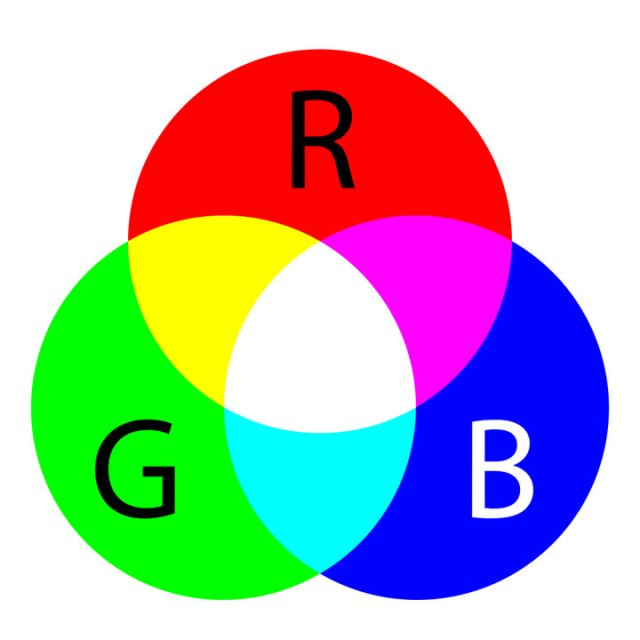
//> input picture data/RGB.jpg, 640 x 640 px
$ ./main   (built with g++ and OpenCV 4)
//> lines starting //> are read from the running program, lines starting //| are printed output that depends on the picture; after the words box and inside, x2 and y2 are one past the last pixel; in counts of white or black regions, pixels touching at a corner belong together
/**
 * @file main.cpp
 * @brief Image thresholding comparison: fixed vs Otsu vs adaptive methods
 * @author José Miguel Guerrero Hernández
 *
 * @note Thresholding converts grayscale images to binary images.
 *          This example compares different thresholding methods:
 *
 *          Fixed threshold methods (require manual threshold selection):
 *            - THRESH_BINARY:     pixel > thresh ? maxval : 0
 *            - THRESH_BINARY_INV: pixel > thresh ? 0 : maxval
 *            - THRESH_TRUNC:      pixel > thresh ? thresh : pixel
 *            - THRESH_TOZERO:     pixel > thresh ? pixel : 0
 *            - THRESH_TOZERO_INV: pixel > thresh ? 0 : pixel
 *
 *          Automatic threshold methods:
 *            - THRESH_OTSU: Calculates optimal threshold by minimizing
 *              intra-class variance (assumes bimodal histogram)
 *            - THRESH_TRIANGLE: Uses triangle algorithm (good for
 *              unimodal histograms with a tail)
 *
 *          Note: THRESH_OTSU and THRESH_TRIANGLE are flags that can be
 *          combined with THRESH_BINARY or THRESH_BINARY_INV using OR (|).
 *          The threshold value passed is ignored; the computed value is returned.
 */

#include <cstdlib>
#include <opencv2/highgui.hpp>
#include <opencv2/imgproc.hpp>
#include <string>
#include <vector>
#include <iostream>

/**
 * @brief Applies threshold and adds text label with threshold value
 * @param src Source grayscale image
 * @param thresh Threshold value (ignored for OTSU/TRIANGLE)
 * @param type Threshold type flag
 * @param label Text label to display
 * @return Thresholded image with label and BGR format for display
 */
cv::Mat applyThreshold(const cv::Mat & src, double thresh, int type, const std::string & label)
{
  cv::Mat dst;
  double computed = cv::threshold(src, dst, thresh, 255, type);

  // Convert to BGR for colored text on binary image
  cv::cvtColor(dst, dst, cv::COLOR_GRAY2BGR);

  // Display method name and threshold value
  // Cast to int for cleaner display (e.g., "127" instead of "127.000000")
  std::string text = label + " (T=" + std::to_string(static_cast<int>(computed)) + ")";
  cv::putText(dst, text, cv::Point(10, 25),
              cv::FONT_HERSHEY_SIMPLEX, 0.6, cv::Scalar(0, 255, 0), 2);

  return dst;
}

int main(int argc, char ** argv)
{
  // Load input image
  const std::string image_path = argc >= 2 ? argv[1] : "RGB.jpg";
  cv::Mat src = cv::imread(cv::samples::findFile(image_path), cv::IMREAD_COLOR);
//> src is the input picture: 640 rows x 640 cols, CV_8UC3; mean B, G, R 178.6, 179.1, 178.6

  if (src.empty()) {
    std::cerr << "Error: Could not open or find the image!" << std::endl;
    std::cerr << "Path: " << image_path << std::endl;
    std::cerr << "Usage: " << argv[0] << " <Input image>" << std::endl;
    return EXIT_FAILURE;
  }

  // ========================================
  // Preprocessing
  // ========================================

  // Convert to grayscale (thresholding requires single-channel image)
  cv::Mat gray;
  cv::cvtColor(src, gray, cv::COLOR_BGR2GRAY);
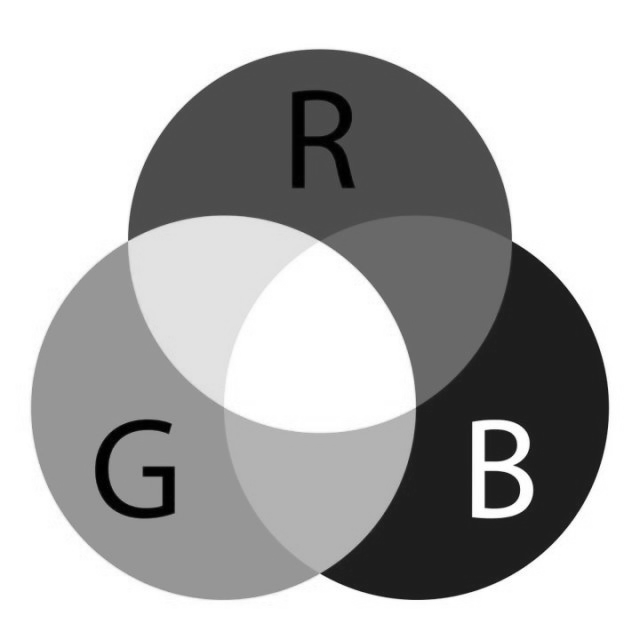
//> gray: 640 rows x 640 cols, CV_8UC1; min 0, max 255, mean 178.9

  // ========================================
  // Apply Different Thresholding Methods
  // ========================================

  // Fixed threshold value for manual methods
  const int FIXED_THRESH = 127;

  // Apply different thresholding methods
  // Fixed threshold methods (all use the same threshold value: 127)
  cv::Mat binary = applyThreshold(gray, FIXED_THRESH, cv::THRESH_BINARY, "BINARY");
//> in applyThreshold, `double computed = cv::threshold(src, dst, thresh, 255, type);`: dst: 640 rows x 640 cols, CV_8UC1; 70.3% white; 4 black regions, box (x1, y1, x2, y2) and area: (128, 50, 609, 600) 116523, (95, 419, 175, 519) 3202, (485, 471, 520, 508) 1137, (485, 429, 517, 461) 895
  cv::Mat binary_inv = applyThreshold(gray, FIXED_THRESH, cv::THRESH_BINARY_INV, "BINARY_INV");
  cv::Mat trunc = applyThreshold(gray, FIXED_THRESH, cv::THRESH_TRUNC, "TRUNC");
//> call 3 of applyThreshold, with thresh = 127, type = 2, label = "TRUNC"
//> in applyThreshold (call 3), `cv::putText(dst, text, cv::Point(10, 25), cv::FONT_HERSHEY_SIMPLEX, 0...`:
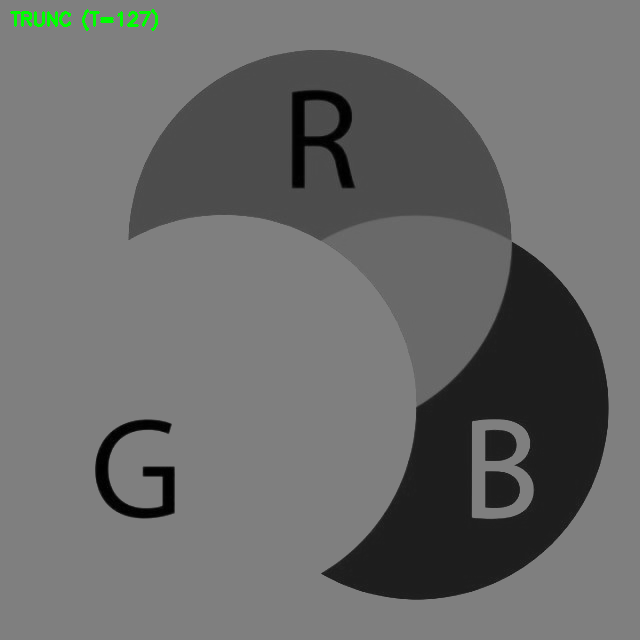
//> dst: 640 rows x 640 cols, CV_8UC3; mean B, G, R 106.6, 107.2, 106.6
  cv::Mat to_zero = applyThreshold(gray, FIXED_THRESH, cv::THRESH_TOZERO, "TOZERO");
//> in applyThreshold (call 4), `cv::putText(dst, text, cv::Point(10, 25), cv::FONT_HERSHEY_SIMPLEX, 0...`: dst: 640 rows x 640 cols, CV_8UC3; mean B, G, R 160.6, 161.3, 160.6
  cv::Mat to_zero_inv = applyThreshold(gray, FIXED_THRESH, cv::THRESH_TOZERO_INV, "TOZERO_INV");
//> in applyThreshold (call 5), `cv::putText(dst, text, cv::Point(10, 25), cv::FONT_HERSHEY_SIMPLEX, 0...`:
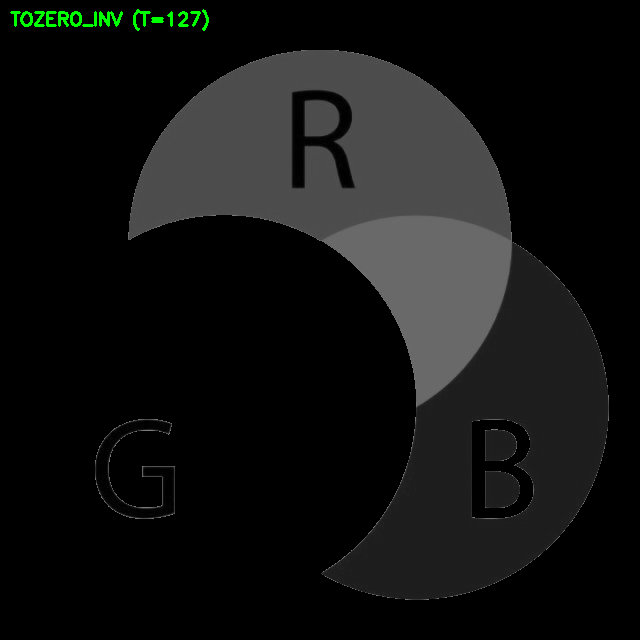
//> dst: 640 rows x 640 cols, CV_8UC3; mean B, G, R 17.6, 18.5, 17.6

  // Automatic threshold methods (threshold value is computed automatically)
  // OTSU: Best for bimodal histograms (two distinct peaks)
  cv::Mat otsu = applyThreshold(gray, 0, cv::THRESH_BINARY | cv::THRESH_OTSU, "OTSU");
//> in applyThreshold (call 6), `double computed = cv::threshold(src, dst, thresh, 255, type);`: dst: 640 rows x 640 cols, CV_8UC1; 58.4% white; 4 black regions, box (x1, y1, x2, y2) and area: (128, 49, 609, 600) 117210, (32, 242, 319, 600) 51267, (485, 471, 520, 509) 1160, (485, 429, 517, 462) 923
//> in applyThreshold (call 6), `cv::putText(dst, text, cv::Point(10, 25), cv::FONT_HERSHEY_SIMPLEX, 0...`: dst: 640 rows x 640 cols, CV_8UC3; mean B, G, R 148.2, 148.8, 148.2

  // TRIANGLE: Best for unimodal histograms with tail
  cv::Mat triangle = applyThreshold(gray, 0, cv::THRESH_BINARY | cv::THRESH_TRIANGLE, "TRIANGLE");
//> in applyThreshold (call 7), `double computed = cv::threshold(src, dst, thresh, 255, type);`: dst: 640 rows x 640 cols, CV_8UC1; 47.6% white; 8 white regions (5 under 20 px), largest, box (x1, y1, x2, y2) and area: (0, 0, 640, 640) 167587, (225, 243, 415, 431) 24933, (473, 421, 532, 517) 2311
//> in applyThreshold (call 7), `cv::putText(dst, text, cv::Point(10, 25), cv::FONT_HERSHEY_SIMPLEX, 0...`:
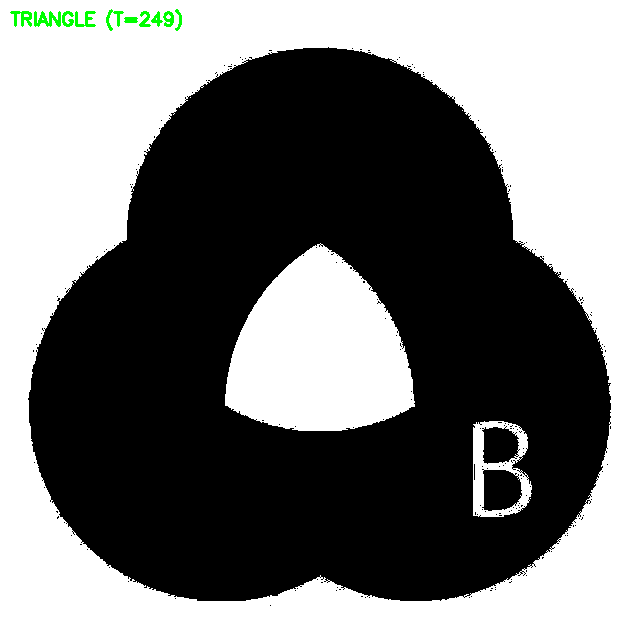
//> dst: 640 rows x 640 cols, CV_8UC3; mean B, G, R 120.5, 121.3, 120.5

  // ========================================
  // Visualization: Create Comparison Grid
  // ========================================

  // Create labeled original image for grid
  cv::Mat original_bgr;
  cv::resize(src, original_bgr, gray.size());
  cv::putText(original_bgr, "ORIGINAL", cv::Point(10, 25),
              cv::FONT_HERSHEY_SIMPLEX, 0.6, cv::Scalar(0, 255, 0), 2);
//> original_bgr: 640 rows x 640 cols, CV_8UC3; 0.17% of pixels changed, all inside (x1, y1, x2, y2) = (11, 11, 94, 27)

  // Create comparison grid using hconcat/vconcat
  // hconcat: horizontal concatenation (places images side by side in a row)
  // vconcat: vertical concatenation (stacks rows on top of each other)
  // Row 1: Original | Binary | Binary_Inv | Otsu
  // Row 2: Trunc    | ToZero | ToZero_Inv | Triangle
  cv::Mat row1, row2, comparison;
  cv::hconcat(std::vector<cv::Mat>{original_bgr, binary, binary_inv, otsu}, row1);
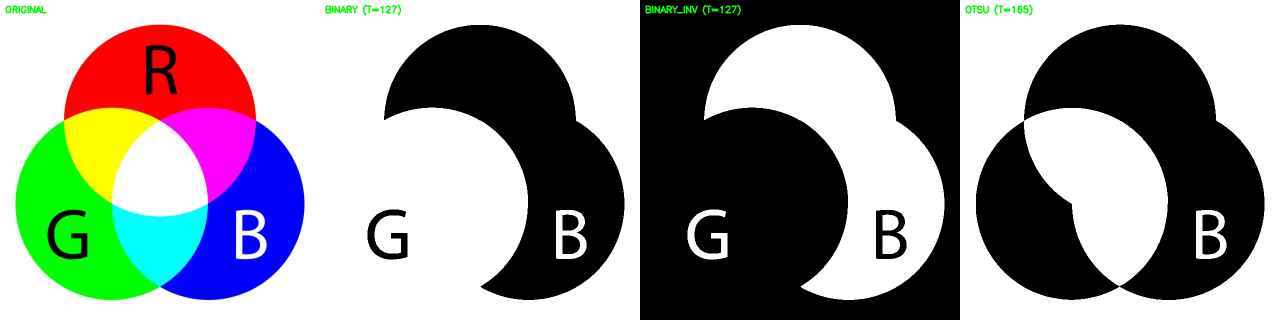
//> row1: 640 rows x 2560 cols, CV_8UC3 (shown at 1/2 size); mean B, G, R 145.2, 145.9, 145.2
  cv::hconcat(std::vector<cv::Mat>{trunc, to_zero, to_zero_inv, triangle}, row2);
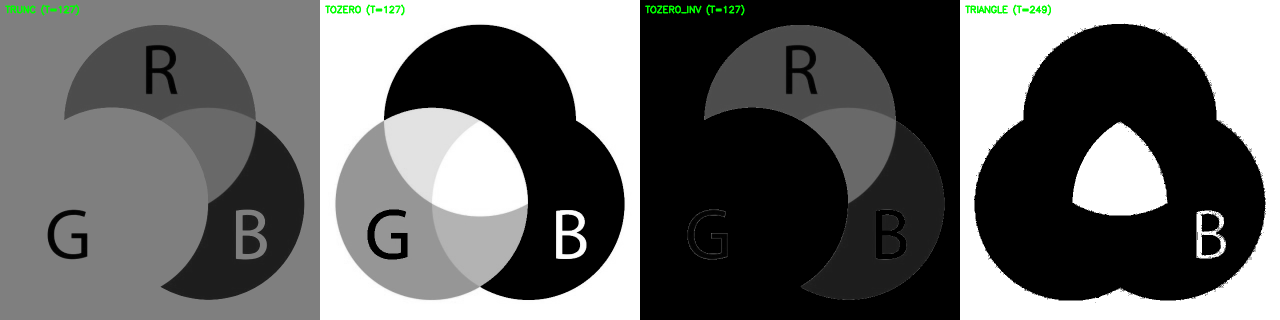
//> row2: 640 rows x 2560 cols, CV_8UC3 (shown at 1/2 size); mean B, G, R 101.3, 102.1, 101.3
  cv::vconcat(row1, row2, comparison);
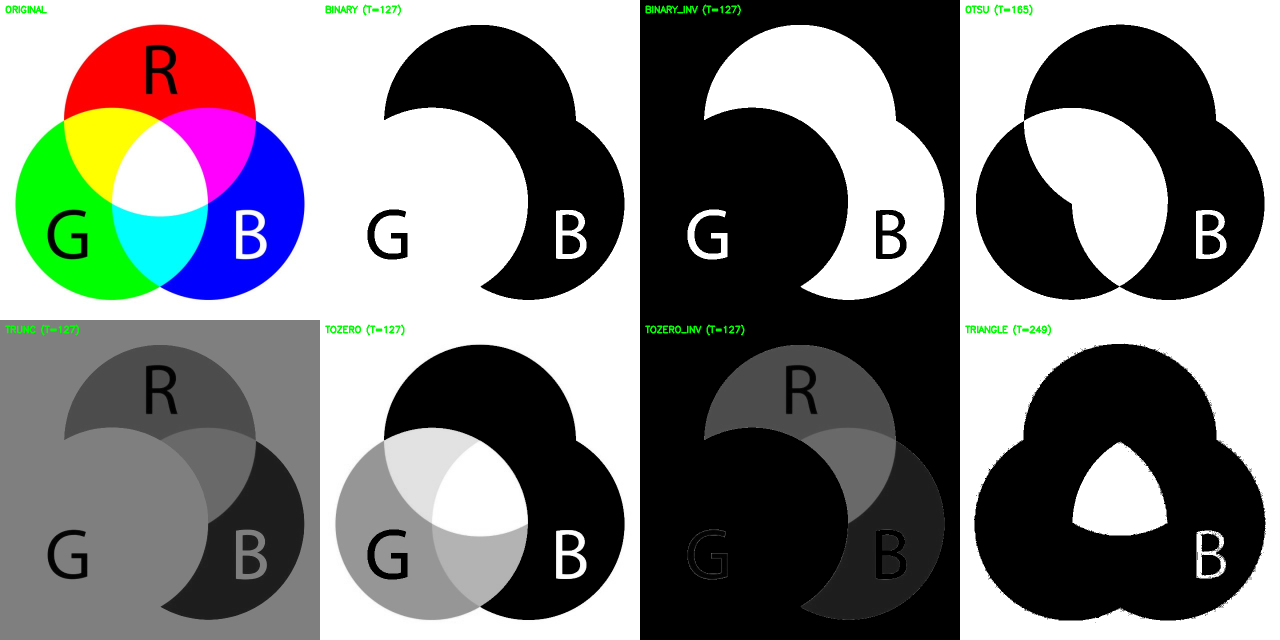
//> comparison: 1280 rows x 2560 cols, CV_8UC3 (shown at 1/2 size); mean B, G, R 123.2, 124, 123.2

  // Resize for display if too large
  if (comparison.cols > 1600) {
    double scale = 1600.0 / comparison.cols;
//> scale = 0.625
    cv::resize(comparison, comparison, cv::Size(), scale, scale);
//> comparison: 800 rows x 1600 cols, CV_8UC3
  }

  // Display results
  cv::imshow("Threshold Methods Comparison (8 methods)", comparison);
  cv::waitKey(0);

  return EXIT_SUCCESS;
}

$ run again, with data/HappyFish.jpg copied over data/RGB.jpg
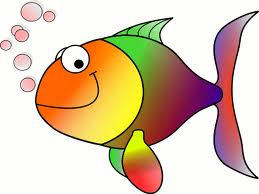
//> input picture data/HappyFish.jpg, 259 x 194 px
//> src is the input picture: 194 rows x 259 cols, CV_8UC3; mean B, G, R 170.8, 196.4, 219.3
//> in applyThreshold (call 7), `double computed = cv::threshold(src, dst, thresh, 255, type);`:
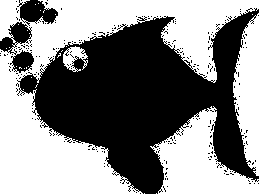
//> dst: 194 rows x 259 cols, CV_8UC1; 52.3% white; 227 black regions (224 under 20 px), largest, box (x1, y1, x2, y2) and area: (17, 8, 259, 194) 22044, (0, 22, 34, 73) 850, (17, 0, 58, 26) 635
//> original_bgr: 194 rows x 259 cols, CV_8UC3; 1.41% of pixels changed, all inside (x1, y1, x2, y2) = (11, 11, 94, 27)
//> `cv::vconcat(row1, row2, comparison);`:
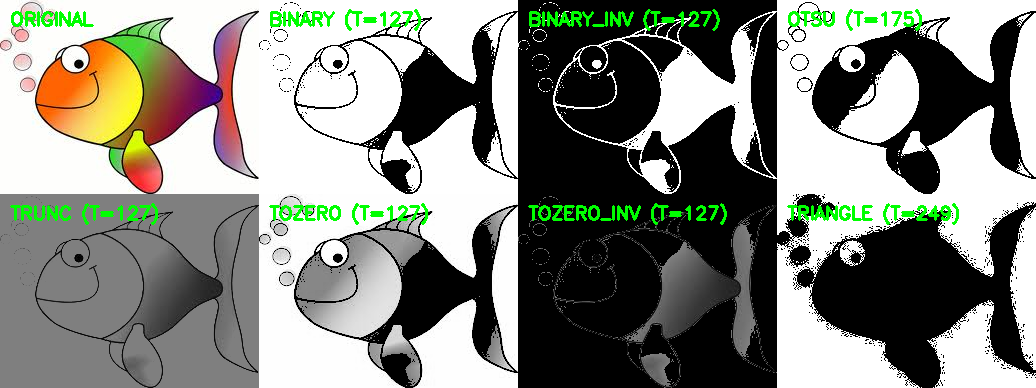
//> comparison: 388 rows x 1036 cols, CV_8UC3; mean B, G, R 128.1, 137, 134.2
